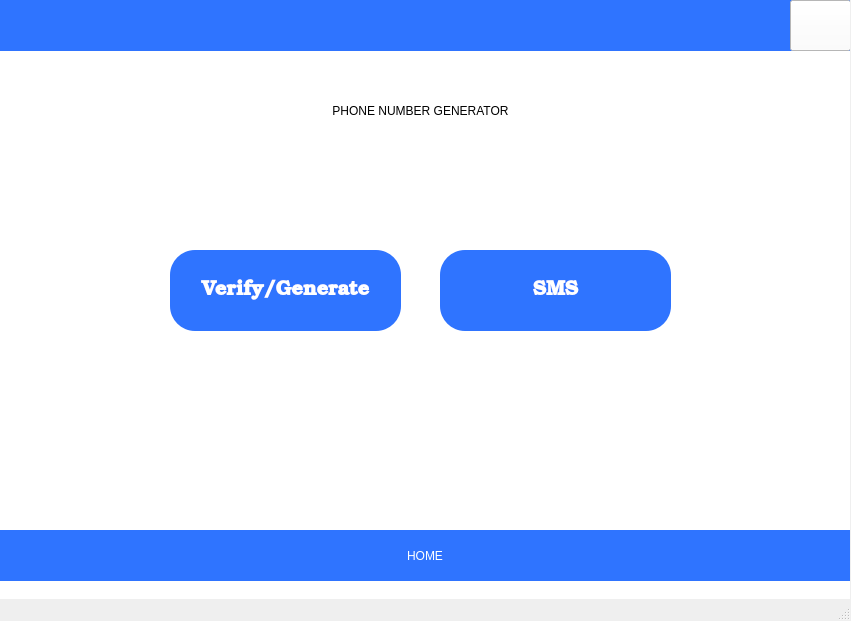
<?xml version="1.0" encoding="UTF-8"?>
<ui version="4.0">
 <class>MainWindow</class>
 <widget class="QMainWindow" name="MainWindow">
  <property name="geometry">
   <rect>
    <x>0</x>
    <y>0</y>
    <width>851</width>
    <height>621</height>
   </rect>
  </property>
  <property name="maximumSize">
   <size>
    <width>851</width>
    <height>621</height>
   </size>
  </property>
  <property name="windowTitle">
   <string>Phone Verify</string>
  </property>
  <property name="iconSize">
   <size>
    <width>26</width>
    <height>26</height>
   </size>
  </property>
  <widget class="QWidget" name="centralwidget">
   <widget class="QWidget" name="widget" native="true">
    <property name="geometry">
     <rect>
      <x>0</x>
      <y>0</y>
      <width>850</width>
      <height>620</height>
     </rect>
    </property>
    <property name="styleSheet">
     <string notr="true">background-color: rgb(255, 255, 255);</string>
    </property>
    <widget class="QPushButton" name="verify_btn1">
     <property name="geometry">
      <rect>
       <x>170</x>
       <y>250</y>
       <width>231</width>
       <height>81</height>
      </rect>
     </property>
     <property name="font">
      <font>
       <family>Bookman Old Style</family>
       <pointsize>15</pointsize>
       <weight>75</weight>
       <bold>true</bold>
      </font>
     </property>
     <property name="cursor">
      <cursorShape>PointingHandCursor</cursorShape>
     </property>
     <property name="styleSheet">
      <string notr="true">QPushButton#verify_btn1{
background-color: rgba(0, 85, 255, 208);
color: rgb(255, 255, 255);
border: none;
 padding: 10px;
 border-radius: 25px;
}

QPushButton#verify_btn1:hover{
background-color: rgba(0,0,0,0.9)
}</string>
     </property>
     <property name="text">
      <string>Verify/Generate</string>
     </property>
    </widget>
    <widget class="QLabel" name="label">
     <property name="geometry">
      <rect>
       <x>0</x>
       <y>0</y>
       <width>851</width>
       <height>51</height>
      </rect>
     </property>
     <property name="styleSheet">
      <string notr="true">background-color: rgba(0, 85, 255, 208);</string>
     </property>
     <property name="text">
      <string/>
     </property>
    </widget>
    <widget class="QLabel" name="label_2">
     <property name="geometry">
      <rect>
       <x>0</x>
       <y>530</y>
       <width>850</width>
       <height>51</height>
      </rect>
     </property>
     <property name="styleSheet">
      <string notr="true">background-color: rgba(0, 85, 255, 208);
color: rgb(255, 255, 255);
font: 16pt &quot;Baskerville Old Face&quot;;</string>
     </property>
     <property name="text">
      <string>HOME</string>
     </property>
     <property name="alignment">
      <set>Qt::AlignCenter</set>
     </property>
    </widget>
    <widget class="QLabel" name="label_3">
     <property name="geometry">
      <rect>
       <x>0</x>
       <y>90</y>
       <width>841</width>
       <height>41</height>
      </rect>
     </property>
     <property name="styleSheet">
      <string notr="true">font: 26pt &quot;Baskerville Old Face&quot;;</string>
     </property>
     <property name="text">
      <string>PHONE NUMBER GENERATOR</string>
     </property>
     <property name="alignment">
      <set>Qt::AlignCenter</set>
     </property>
    </widget>
    <widget class="QPushButton" name="sms_btn">
     <property name="geometry">
      <rect>
       <x>440</x>
       <y>250</y>
       <width>231</width>
       <height>81</height>
      </rect>
     </property>
     <property name="font">
      <font>
       <family>Bookman Old Style</family>
       <pointsize>15</pointsize>
       <weight>75</weight>
       <bold>true</bold>
      </font>
     </property>
     <property name="cursor">
      <cursorShape>PointingHandCursor</cursorShape>
     </property>
     <property name="styleSheet">
      <string notr="true">QPushButton#sms_btn{
background-color: rgba(0, 85, 255, 208);
color: rgb(255, 255, 255);
border: none;
 padding: 10px;
 border-radius: 25px;
}

QPushButton#sms_btn:hover{
background-color: rgba(0,0,0,0.9)
}</string>
     </property>
     <property name="text">
      <string>SMS</string>
     </property>
    </widget>
    <widget class="QPushButton" name="settings">
     <property name="geometry">
      <rect>
       <x>790</x>
       <y>0</y>
       <width>61</width>
       <height>51</height>
      </rect>
     </property>
     <property name="styleSheet">
      <string notr="true"/>
     </property>
     <property name="text">
      <string/>
     </property>
     <property name="icon">
      <iconset>
       <normaloff>settings.ico</normaloff>settings.ico</iconset>
     </property>
     <property name="iconSize">
      <size>
       <width>60</width>
       <height>60</height>
      </size>
     </property>
     <property name="autoDefault">
      <bool>false</bool>
     </property>
     <property name="default">
      <bool>false</bool>
     </property>
     <property name="flat">
      <bool>false</bool>
     </property>
    </widget>
   </widget>
  </widget>
  <widget class="QMenuBar" name="menubar">
   <property name="geometry">
    <rect>
     <x>0</x>
     <y>0</y>
     <width>851</width>
     <height>21</height>
    </rect>
   </property>
  </widget>
  <widget class="QStatusBar" name="statusbar"/>
 </widget>
 <resources/>
 <connections/>
</ui>
